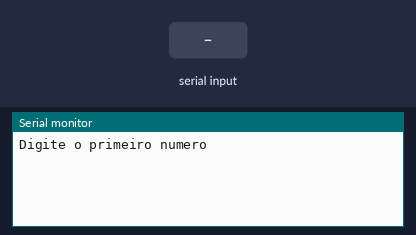
Simulated run of this sketch. Board: Arduino Uno, built with avr-gcc and run on an emulated ATmega328P. Parts: the last lines printed to the serial monitor. Inputs (shaded band) come from the test bench.

Above: at 1.2 s.
1.3 s: "90,45\n" received over Serial
At 2.2 s:
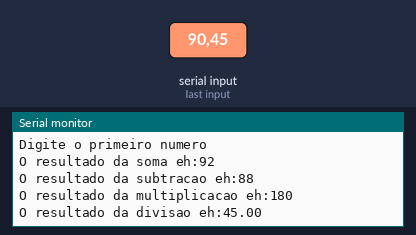
2.8 s: "30,150\n" received over Serial
At 4.4 s:
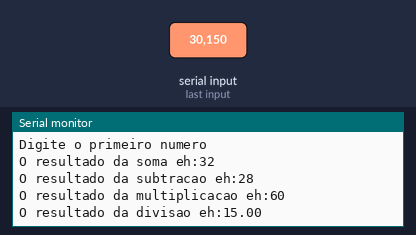
Timing chart, 0 to 5.9 s (numbered marks = the images above; inputs shaded):
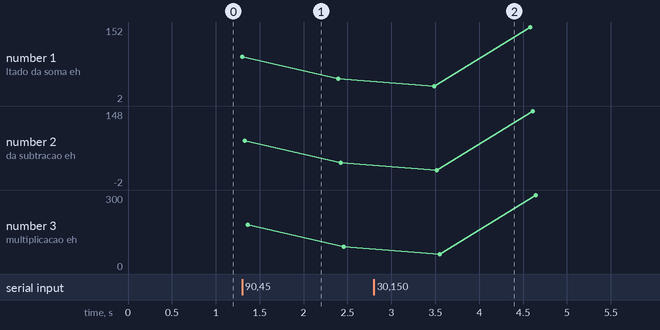

The sketch:

vari_veis_num_ricas_21.ino
```cpp
// C++ code
//
void setup()
{
 Serial.begin(9600);// Inicia a Serial
}

//Variaveis - criacao e inicializacao
int numero1 = 0;
int numero2 = 0;
int soma = 0;
int subtracao = 0;
int multiplicacao = 0;
float divisao =0;

void loop()
{
  //entrada
 Serial.println ("Digite o primeiro numero");//pergunta
 while(! Serial.available() );//Espera o usuario digitar/dar um <Enter>
 numero1 = Serial.parseInt ();// resposta do usuario

 numero2 = 2;


  //processamento
  soma = numero1 + numero2;//7 - inteiro (int)
  subtracao = numero1 - numero2;//3 - inteiro (int)
  multiplicacao = numero1 * numero2;//10- inteiro (int)
  divisao = float(numero1) / float(numero2);//2.5 - real ( float )

  //saida
  Serial.println( "O resultado da soma eh:" + String(soma) );
  Serial.println( "O resultado da subtracao eh:" + String(subtracao) );
  Serial.println( "O resultado da multiplicacao eh:" + String(multiplicacao) );
  Serial.println( "O resultado da divisao eh:" + String(divisao) );

  delay(1000);//aguarda 1 segundo antes de rodar o loop novamente

}
```

Measured:
- after the input at 1.3 s, the serial monitor: prints a new line at once (image 1)
- after the input at 2.8 s, the serial monitor: prints a new line after 0.69 s (image 2)
